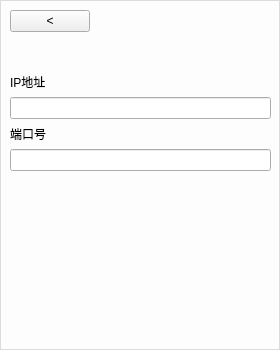
<?xml version="1.0" encoding="UTF-8"?>
<ui version="4.0">
 <class>proxy_setting</class>
 <widget class="QWidget" name="proxy_setting">
  <property name="geometry">
   <rect>
    <x>0</x>
    <y>0</y>
    <width>280</width>
    <height>350</height>
   </rect>
  </property>
  <property name="minimumSize">
   <size>
    <width>280</width>
    <height>350</height>
   </size>
  </property>
  <property name="maximumSize">
   <size>
    <width>280</width>
    <height>350</height>
   </size>
  </property>
  <property name="windowTitle">
   <string>Form</string>
  </property>
  <property name="styleSheet">
   <string notr="true">QWidget#proxy_setting {
    border: 1px solid #DCDCDC;
    background-color: #FDFDFD;
}</string>
  </property>
  <widget class="QWidget" name="layoutWidget">
   <property name="geometry">
    <rect>
     <x>10</x>
     <y>10</y>
     <width>261</width>
     <height>161</height>
    </rect>
   </property>
   <layout class="QVBoxLayout" name="verticalLayout">
    <item>
     <layout class="QHBoxLayout" name="horizontalLayout">
      <item>
       <widget class="QPushButton" name="back_pushButton">
        <property name="text">
         <string>&lt;</string>
        </property>
       </widget>
      </item>
      <item>
       <spacer name="horizontalSpacer">
        <property name="orientation">
         <enum>Qt::Orientation::Horizontal</enum>
        </property>
        <property name="sizeHint" stdset="0">
         <size>
          <width>40</width>
          <height>20</height>
         </size>
        </property>
       </spacer>
      </item>
     </layout>
    </item>
    <item>
     <spacer name="verticalSpacer">
      <property name="orientation">
       <enum>Qt::Orientation::Vertical</enum>
      </property>
      <property name="sizeHint" stdset="0">
       <size>
        <width>20</width>
        <height>40</height>
       </size>
      </property>
     </spacer>
    </item>
    <item>
     <widget class="QLabel" name="label">
      <property name="text">
       <string>IP地址</string>
      </property>
     </widget>
    </item>
    <item>
     <widget class="QLineEdit" name="ip">
      <property name="text">
       <string/>
      </property>
     </widget>
    </item>
    <item>
     <widget class="QLabel" name="label_2">
      <property name="text">
       <string>端口号</string>
      </property>
     </widget>
    </item>
    <item>
     <widget class="QLineEdit" name="port">
      <property name="text">
       <string/>
      </property>
     </widget>
    </item>
   </layout>
  </widget>
 </widget>
 <resources/>
 <connections/>
</ui>
